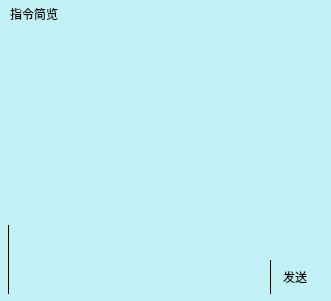
     <widget class="QWidget" name="widget_7" native="true">
      <property name="geometry">
       <rect>
        <x>340</x>
        <y>0</y>
        <width>331</width>
        <height>301</height>
       </rect>
      </property>
      <property name="layoutDirection">
       <enum>Qt::LeftToRight</enum>
      </property>
      <property name="styleSheet">
       <string notr="true">.QWidget{
	background-color:rgb(193, 241, 245);
	border-radius:5px;
	color: rgb(255, 255, 255);
}</string>
      </property>
      <widget class="QWidget" name="layoutWidget">
       <property name="geometry">
        <rect>
         <x>8</x>
         <y>225</y>
         <width>311</width>
         <height>69</height>
        </rect>
       </property>
       <layout class="QHBoxLayout" name="horizontalLayout_10" stretch="0,10">
        <item>
         <widget class="QPlainTextEdit" name="CAN_SCPI_Text">
          <property name="sizePolicy">
           <sizepolicy hsizetype="Expanding" vsizetype="Preferred">
            <horstretch>0</horstretch>
            <verstretch>0</verstretch>
           </sizepolicy>
          </property>
          <property name="minimumSize">
           <size>
            <width>20</width>
            <height>0</height>
           </size>
          </property>
          <property name="sizeIncrement">
           <size>
            <width>0</width>
            <height>0</height>
           </size>
          </property>
          <property name="baseSize">
           <size>
            <width>0</width>
            <height>0</height>
           </size>
          </property>
          <property name="font">
           <font>
            <family>MiSans</family>
            <pointsize>12</pointsize>
           </font>
          </property>
          <property name="cursor" stdset="0">
           <cursorShape>IBeamCursor</cursorShape>
          </property>
          <property name="mouseTracking">
           <bool>true</bool>
          </property>
          <property name="tabletTracking">
           <bool>false</bool>
          </property>
          <property name="focusPolicy">
           <enum>Qt::StrongFocus</enum>
          </property>
          <property name="contextMenuPolicy">
           <enum>Qt::DefaultContextMenu</enum>
          </property>
          <property name="toolTipDuration">
           <number>0</number>
          </property>
          <property name="layoutDirection">
           <enum>Qt::LeftToRight</enum>
          </property>
          <property name="styleSheet">
           <string notr="true">QPlainTextEdit{
background-color:rgb(134, 149, 223,0);
border-left:1px solid #000000;
color:rgb(0, 0, 0);
}</string>
          </property>
          <property name="inputMethodHints">
           <set>Qt::ImhNone</set>
          </property>
          <property name="frameShape">
           <enum>QFrame::NoFrame</enum>
          </property>
          <property name="frameShadow">
           <enum>QFrame::Raised</enum>
          </property>
          <property name="lineWidth">
           <number>1</number>
          </property>
          <property name="verticalScrollBarPolicy">
           <enum>Qt::ScrollBarAsNeeded</enum>
          </property>
          <property name="horizontalScrollBarPolicy">
           <enum>Qt::ScrollBarAsNeeded</enum>
          </property>
          <property name="sizeAdjustPolicy">
           <enum>QAbstractScrollArea::AdjustIgnored</enum>
          </property>
          <property name="lineWrapMode">
           <enum>QPlainTextEdit::WidgetWidth</enum>
          </property>
          <property name="plainText">
           <string/>
          </property>
          <property name="overwriteMode">
           <bool>false</bool>
          </property>
          <property name="tabStopWidth">
           <number>80</number>
          </property>
          <property name="cursorWidth">
           <number>1</number>
          </property>
          <property name="textInteractionFlags">
           <set>Qt::LinksAccessibleByMouse|Qt::TextEditable|Qt::TextEditorInteraction|Qt::TextSelectableByKeyboard|Qt::TextSelectableByMouse</set>
          </property>
          <property name="placeholderText">
           <string>请输入指令</string>
          </property>
         </widget>
        </item>
        <item>
         <layout class="QVBoxLayout" name="verticalLayout_22" stretch="5,5">
          <property name="spacing">
           <number>0</number>
          </property>
          <item>
           <spacer name="verticalSpacer_6">
            <property name="orientation">
             <enum>Qt::Vertical</enum>
            </property>
            <property name="sizeHint" stdset="0">
             <size>
              <width>0</width>
              <height>0</height>
             </size>
            </property>
           </spacer>
          </item>
          <item>
           <widget class="QPushButton" name="CAN_SCPI_Send">
            <property name="sizePolicy">
             <sizepolicy hsizetype="Preferred" vsizetype="Preferred">
              <horstretch>0</horstretch>
              <verstretch>0</verstretch>
             </sizepolicy>
            </property>
            <property name="minimumSize">
             <size>
              <width>0</width>
              <height>0</height>
             </size>
            </property>
            <property name="font">
             <font>
              <family>MiSans</family>
              <pointsize>9</pointsize>
             </font>
            </property>
            <property name="styleSheet">
             <string notr="true">QPushButton
{
border-left:1px solid #000000;
border-radius:0px;
}
QPushButton:hover{
	color: rgb(0, 0, 0);
	border-color: green;
    background-color: aqua;
}


QPushButton:pressed{
	color: rgb(0, 0, 0);
	border-color: blueviolet;
    background-color: rgb(166, 255, 211);
}</string>
            </property>
            <property name="text">
             <string>发送</string>
            </property>
           </widget>
          </item>
         </layout>
        </item>
       </layout>
      </widget>
      <widget class="QTextBrowser" name="SCPI_Statu">
       <property name="geometry">
        <rect>
         <x>10</x>
         <y>30</y>
         <width>311</width>
         <height>181</height>
        </rect>
       </property>
       <property name="minimumSize">
        <size>
         <width>0</width>
         <height>0</height>
        </size>
       </property>
       <property name="mouseTracking">
        <bool>false</bool>
       </property>
       <property name="styleSheet">
        <string notr="true">QTextEdit{
background-color:rgb(255,132,139,0);
color:rgb(0, 0, 0);
}</string>
       </property>
       <property name="verticalScrollBarPolicy">
        <enum>Qt::ScrollBarAsNeeded</enum>
       </property>
       <property name="lineWrapMode">
        <enum>QTextEdit::WidgetWidth</enum>
       </property>
       <property name="html">
        <string>&lt;!DOCTYPE HTML PUBLIC &quot;-//W3C//DTD HTML 4.0//EN&quot; &quot;http://www.w3.org/TR/REC-html40/strict.dtd&quot;&gt;
&lt;html&gt;&lt;head&gt;&lt;meta name=&quot;qrichtext&quot; content=&quot;1&quot; /&gt;&lt;style type=&quot;text/css&quot;&gt;
p, li { white-space: pre-wrap; }
&lt;/style&gt;&lt;/head&gt;&lt;body style=&quot; font-family:'SimSun'; font-size:9pt; font-weight:400; font-style:normal;&quot;&gt;
&lt;p style=&quot;-qt-paragraph-type:empty; margin-top:0px; margin-bottom:0px; margin-left:0px; margin-right:0px; -qt-block-indent:0; text-indent:0px;&quot;&gt;&lt;br /&gt;&lt;/p&gt;&lt;/body&gt;&lt;/html&gt;</string>
       </property>
      </widget>
      <widget class="QLabel" name="label_31">
       <property name="geometry">
        <rect>
         <x>10</x>
         <y>0</y>
         <width>60</width>
         <height>28</height>
        </rect>
       </property>
       <property name="font">
        <font>
         <family>MiSans</family>
         <pointsize>9</pointsize>
         <kerning>true</kerning>
        </font>
       </property>
       <property name="styleSheet">
        <string notr="true">QLabel{
background-color:rgb(255,132,139,0);
color:rgb(0, 0, 0);
}</string>
       </property>
       <property name="text">
        <string>指令简览</string>
       </property>
      </widget>
     </widget>
